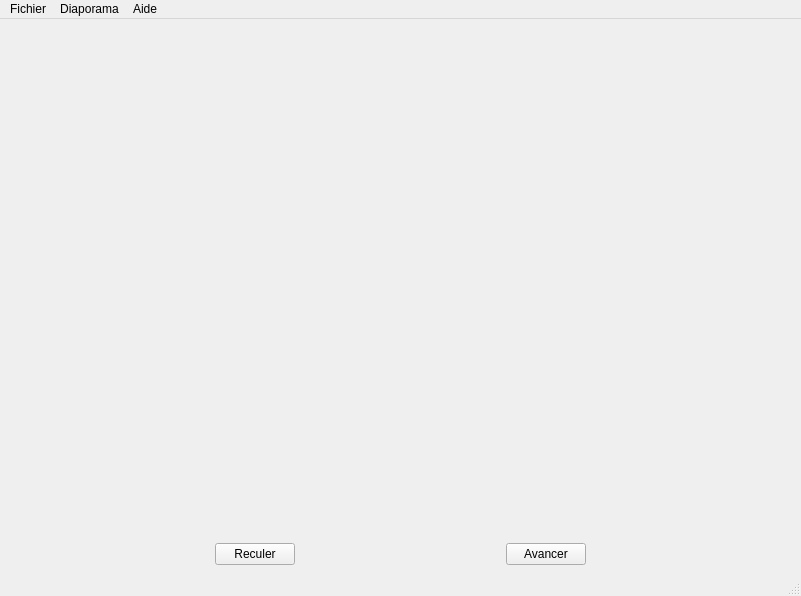
<?xml version="1.0" encoding="UTF-8"?>
<ui version="4.0">
 <class>LecteurVue</class>
 <widget class="QMainWindow" name="LecteurVue">
  <property name="geometry">
   <rect>
    <x>0</x>
    <y>0</y>
    <width>801</width>
    <height>596</height>
   </rect>
  </property>
  <property name="windowTitle">
   <string>LecteurVue</string>
  </property>
  <widget class="QWidget" name="centralwidget">
   <layout class="QVBoxLayout" name="verticalLayout_2">
    <item>
     <spacer name="verticalSpacer_2">
      <property name="orientation">
       <enum>Qt::Vertical</enum>
      </property>
      <property name="sizeHint" stdset="0">
       <size>
        <width>20</width>
        <height>482</height>
       </size>
      </property>
     </spacer>
    </item>
    <item>
     <layout class="QHBoxLayout" name="hBoutonLayout">
      <item>
       <spacer name="horizontalSpacer_2">
        <property name="orientation">
         <enum>Qt::Horizontal</enum>
        </property>
        <property name="sizeHint" stdset="0">
         <size>
          <width>40</width>
          <height>20</height>
         </size>
        </property>
       </spacer>
      </item>
      <item>
       <widget class="QPushButton" name="pushButtonReculer">
        <property name="text">
         <string>Reculer</string>
        </property>
       </widget>
      </item>
      <item>
       <spacer name="horizontalSpacer">
        <property name="orientation">
         <enum>Qt::Horizontal</enum>
        </property>
        <property name="sizeHint" stdset="0">
         <size>
          <width>40</width>
          <height>20</height>
         </size>
        </property>
       </spacer>
      </item>
      <item>
       <widget class="QPushButton" name="pushButtonAvancer">
        <property name="text">
         <string>Avancer</string>
        </property>
       </widget>
      </item>
      <item>
       <spacer name="horizontalSpacer_3">
        <property name="orientation">
         <enum>Qt::Horizontal</enum>
        </property>
        <property name="sizeHint" stdset="0">
         <size>
          <width>40</width>
          <height>20</height>
         </size>
        </property>
       </spacer>
      </item>
     </layout>
    </item>
   </layout>
  </widget>
  <widget class="QMenuBar" name="menubar">
   <property name="geometry">
    <rect>
     <x>0</x>
     <y>0</y>
     <width>801</width>
     <height>26</height>
    </rect>
   </property>
   <widget class="QMenu" name="menuDiaporama">
    <property name="title">
     <string>Diaporama</string>
    </property>
    <widget class="QMenu" name="menuChangerMode">
     <property name="title">
      <string>Changer de mode</string>
     </property>
     <addaction name="actionAuto"/>
     <addaction name="actionManuel"/>
    </widget>
    <addaction name="actionChangerVitesseDefilement"/>
    <addaction name="actionChangerDiapo"/>
    <addaction name="menuChangerMode"/>
    <addaction name="separator"/>
    <addaction name="actionAvancer"/>
    <addaction name="actionReculer"/>
    <addaction name="separator"/>
   </widget>
   <widget class="QMenu" name="menuFichier">
    <property name="title">
     <string>Fichier</string>
    </property>
    <addaction name="actionEnleverDiapo"/>
    <addaction name="separator"/>
    <addaction name="actionQuitter"/>
   </widget>
   <widget class="QMenu" name="menuAide">
    <property name="title">
     <string>Aide</string>
    </property>
    <addaction name="actionAProposDe"/>
   </widget>
   <addaction name="menuFichier"/>
   <addaction name="menuDiaporama"/>
   <addaction name="menuAide"/>
  </widget>
  <widget class="QStatusBar" name="statusbar"/>
  <action name="actionChangerVitesseDefilement">
   <property name="text">
    <string>Vitesse de défilement</string>
   </property>
  </action>
  <action name="actionChangerDiapo">
   <property name="text">
    <string>Changer de diaporama</string>
   </property>
   <property name="toolTip">
    <string>Changer diaporama</string>
   </property>
  </action>
  <action name="actionAvancer">
   <property name="text">
    <string>Avancer</string>
   </property>
   <property name="shortcut">
    <string>Ctrl+D</string>
   </property>
  </action>
  <action name="actionReculer">
   <property name="text">
    <string>Reculer</string>
   </property>
   <property name="shortcut">
    <string>Ctrl+Q</string>
   </property>
  </action>
  <action name="actionQuitter">
   <property name="text">
    <string>Quitter</string>
   </property>
  </action>
  <action name="actionAuto">
   <property name="text">
    <string>Mode Automatique</string>
   </property>
  </action>
  <action name="actionManuel">
   <property name="text">
    <string>Mode Manuel</string>
   </property>
  </action>
  <action name="actionAProposDe">
   <property name="text">
    <string>A propos de ...</string>
   </property>
  </action>
  <action name="actionEnleverDiapo">
   <property name="text">
    <string>Enlever diaporama</string>
   </property>
  </action>
 </widget>
 <resources/>
 <connections/>
</ui>
